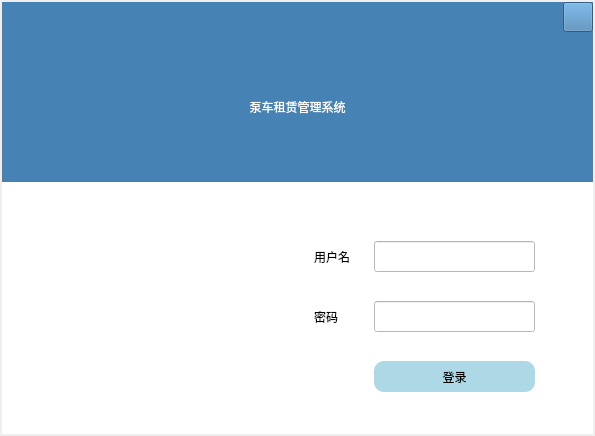
<?xml version="1.0" encoding="UTF-8"?>
<ui version="4.0">
 <class>Login</class>
 <widget class="QDialog" name="Login">
  <property name="geometry">
   <rect>
    <x>0</x>
    <y>0</y>
    <width>595</width>
    <height>436</height>
   </rect>
  </property>
  <property name="windowTitle">
   <string>Dialog</string>
  </property>
  <property name="styleSheet">
   <string notr="true">background-color: rgba(60, 120, 170);
QWidget {
font-size:14px;
}</string>
  </property>
  <layout class="QVBoxLayout" name="mainVLayout">
   <property name="spacing">
    <number>0</number>
   </property>
   <property name="leftMargin">
    <number>2</number>
   </property>
   <property name="topMargin">
    <number>2</number>
   </property>
   <property name="rightMargin">
    <number>2</number>
   </property>
   <property name="bottomMargin">
    <number>2</number>
   </property>
   <item>
    <widget class="QWidget" name="topWidget" native="true">
     <property name="minimumSize">
      <size>
       <width>0</width>
       <height>30</height>
      </size>
     </property>
     <property name="maximumSize">
      <size>
       <width>16777215</width>
       <height>30</height>
      </size>
     </property>
     <property name="styleSheet">
      <string notr="true">QWidget {
background-color:rgb(70, 130, 180);
}


</string>
     </property>
     <layout class="QHBoxLayout" name="horizontalLayout">
      <property name="spacing">
       <number>0</number>
      </property>
      <property name="leftMargin">
       <number>0</number>
      </property>
      <property name="topMargin">
       <number>0</number>
      </property>
      <property name="rightMargin">
       <number>0</number>
      </property>
      <property name="bottomMargin">
       <number>0</number>
      </property>
      <item>
       <spacer name="horizontalSpacer">
        <property name="orientation">
         <enum>Qt::Horizontal</enum>
        </property>
        <property name="sizeHint" stdset="0">
         <size>
          <width>40</width>
          <height>20</height>
         </size>
        </property>
       </spacer>
      </item>
      <item>
       <widget class="QPushButton" name="minimumBtn">
        <property name="minimumSize">
         <size>
          <width>30</width>
          <height>30</height>
         </size>
        </property>
        <property name="maximumSize">
         <size>
          <width>30</width>
          <height>30</height>
         </size>
        </property>
        <property name="whatsThis">
         <string>&lt;html&gt;&lt;head/&gt;&lt;body&gt;&lt;p&gt;最小化&lt;/p&gt;&lt;/body&gt;&lt;/html&gt;</string>
        </property>
        <property name="styleSheet">
         <string notr="true">
QWidget {
background-color:rgb(70, 130, 180);
}

QPushButton {
	color:white;
	background-color: rgb(70, 130, 180);
	border:2px groovegray;
	padding:2px 4px;
}

QPushButton:hover {
/*   background-color: khaki;	*/
	background-color: rgb(135, 206, 250);
}

/* Increase the padding, so the text is shifted when the button is
   pressed. */
QPushButton:pressed {
    padding-left: 5px;
    padding-top: 5px;
	background-color: rgb(173, 216, 230);
/*    background-color: #d0d67c;	*/
}
</string>
        </property>
        <property name="text">
         <string/>
        </property>
       </widget>
      </item>
      <item>
       <widget class="QPushButton" name="closeBtn">
        <property name="minimumSize">
         <size>
          <width>30</width>
          <height>30</height>
         </size>
        </property>
        <property name="maximumSize">
         <size>
          <width>30</width>
          <height>30</height>
         </size>
        </property>
        <property name="whatsThis">
         <string>&lt;html&gt;&lt;head/&gt;&lt;body&gt;&lt;p&gt;关闭&lt;/p&gt;&lt;/body&gt;&lt;/html&gt;</string>
        </property>
        <property name="styleSheet">
         <string notr="true">
QWidget {
background-color:rgb(70, 130, 180);
font: 14pt &quot;Consolas&quot;;
}

QPushButton {
	color:white;
	background-color: rgb(70, 130, 180);
	border:2px groovegray;
	padding:2px 4px;
}

QPushButton:hover {
/*   background-color: khaki;	*/
	background-color: rgb(150, 0, 0);
}

/* Increase the padding, so the text is shifted when the button is
   pressed. */
QPushButton:pressed {
    padding-left: 5px;
    padding-top: 5px;
	background-color: rgb(220, 0, 0);
/*    background-color: #d0d67c;	*/
}

font-color:rgb(255, 255, 255);
</string>
        </property>
        <property name="text">
         <string/>
        </property>
       </widget>
      </item>
     </layout>
    </widget>
   </item>
   <item>
    <widget class="QWidget" name="logoWidget" native="true">
     <property name="maximumSize">
      <size>
       <width>16777215</width>
       <height>150</height>
      </size>
     </property>
     <property name="styleSheet">
      <string notr="true">background-color: rgb(70, 130, 180);</string>
     </property>
     <layout class="QHBoxLayout" name="logoHLayout" stretch="0">
      <item>
       <widget class="QLabel" name="label">
        <property name="styleSheet">
         <string notr="true">font: 26pt &quot;楷体&quot;;
color:white;</string>
        </property>
        <property name="text">
         <string>泵车租赁管理系统</string>
        </property>
        <property name="alignment">
         <set>Qt::AlignCenter</set>
        </property>
       </widget>
      </item>
     </layout>
    </widget>
   </item>
   <item>
    <widget class="QWidget" name="infoWidget" native="true">
     <property name="styleSheet">
      <string notr="true">background-color: rgb(255, 255, 255);</string>
     </property>
     <layout class="QHBoxLayout" name="infoHLayout">
      <item>
       <widget class="QWidget" name="picWidget" native="true"/>
      </item>
      <item>
       <widget class="QWidget" name="loginWidget" native="true">
        <property name="minimumSize">
         <size>
          <width>300</width>
          <height>0</height>
         </size>
        </property>
        <property name="maximumSize">
         <size>
          <width>300</width>
          <height>16777215</height>
         </size>
        </property>
        <property name="styleSheet">
         <string notr="true">
QPushButton {
	background-color: rgb(173, 216, 230);
	border:2px groovegray;
	border-radius:10px;
	padding:2px 4px;
}

QPushButton:hover {
/*   background-color: khaki;	*/
	background-color: rgb(135, 206, 250);
}

/* Increase the padding, so the text is shifted when the button is
   pressed. */
QPushButton:pressed {
    padding-left: 5px;
    padding-top: 5px;
	background-color: rgb(70, 130, 180);
/*    background-color: #d0d67c;	*/
}</string>
        </property>
        <widget class="QLabel" name="passwdLabel">
         <property name="geometry">
          <rect>
           <x>30</x>
           <y>110</y>
           <width>51</width>
           <height>31</height>
          </rect>
         </property>
         <property name="styleSheet">
          <string notr="true">font: 12pt &quot;宋体&quot;;
</string>
         </property>
         <property name="text">
          <string>密码</string>
         </property>
        </widget>
        <widget class="QLabel" name="unameLabel">
         <property name="geometry">
          <rect>
           <x>30</x>
           <y>50</y>
           <width>51</width>
           <height>31</height>
          </rect>
         </property>
         <property name="styleSheet">
          <string notr="true">font: 12pt &quot;宋体&quot;;</string>
         </property>
         <property name="text">
          <string>用户名</string>
         </property>
        </widget>
        <widget class="QLineEdit" name="userNameLEdit">
         <property name="geometry">
          <rect>
           <x>90</x>
           <y>50</y>
           <width>161</width>
           <height>31</height>
          </rect>
         </property>
        </widget>
        <widget class="QLineEdit" name="passwardLEdit">
         <property name="geometry">
          <rect>
           <x>90</x>
           <y>110</y>
           <width>161</width>
           <height>31</height>
          </rect>
         </property>
        </widget>
        <widget class="QPushButton" name="loginBtn">
         <property name="geometry">
          <rect>
           <x>90</x>
           <y>170</y>
           <width>161</width>
           <height>31</height>
          </rect>
         </property>
         <property name="styleSheet">
          <string notr="true">font: 12pt &quot;宋体&quot;;</string>
         </property>
         <property name="text">
          <string>登录</string>
         </property>
        </widget>
       </widget>
      </item>
     </layout>
    </widget>
   </item>
  </layout>
 </widget>
 <resources/>
 <connections/>
</ui>
